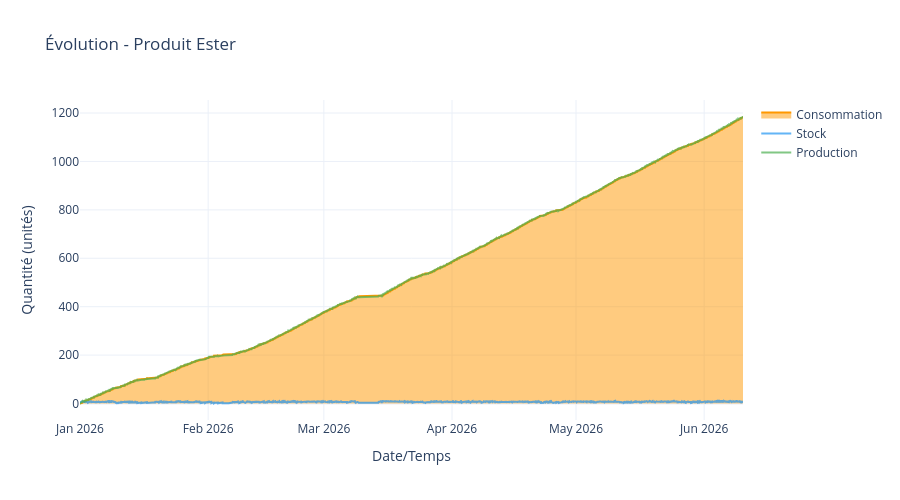

The notebook cell this image was saved under:
### Code cell
# Voir l'évolution temporelle d'un produit
dashboard.afficher_bilan_produit('Ester')

### Figure 1 — Plotly figure (JSON) as saved in the notebook; plotly's stock layout.template omitted (floating-point values rounded to 4 significant figures; data arrays with more than 128 entries replaced by an {"elided": "..."} marker saying what was removed)
{"data": [{"fill": "tozeroy", "line": {"color": "#FF9800", "width": 2}, "mode": "lines", "name": "Consommation", "opacity": 0.7, "type": "scatter", "x": {"elided": "23043 str values"}, "y": {"elided": "23043 float values"}}, {"line": {"color": "#2196F3", "width": 2}, "mode": "lines", "name": "Stock", "opacity": 0.7, "type": "scatter", "x": {"elided": "23043 str values"}, "y": {"elided": "23043 float values"}}, {"line": {"color": "#4CAF50", "width": 2}, "mode": "lines", "name": "Production", "opacity": 0.7, "type": "scatter", "x": {"elided": "23043 str values"}, "y": {"elided": "23043 float values"}}], "layout": {"height": 500, "hovermode": "x unified", "title": {"text": "Évolution - Produit Ester"}, "xaxis": {"anchor": "y", "domain": [0, 1], "title": {"text": "Date/Temps"}}, "yaxis": {"anchor": "x", "domain": [0, 1], "title": {"text": "Quantité (unités)"}}}}
